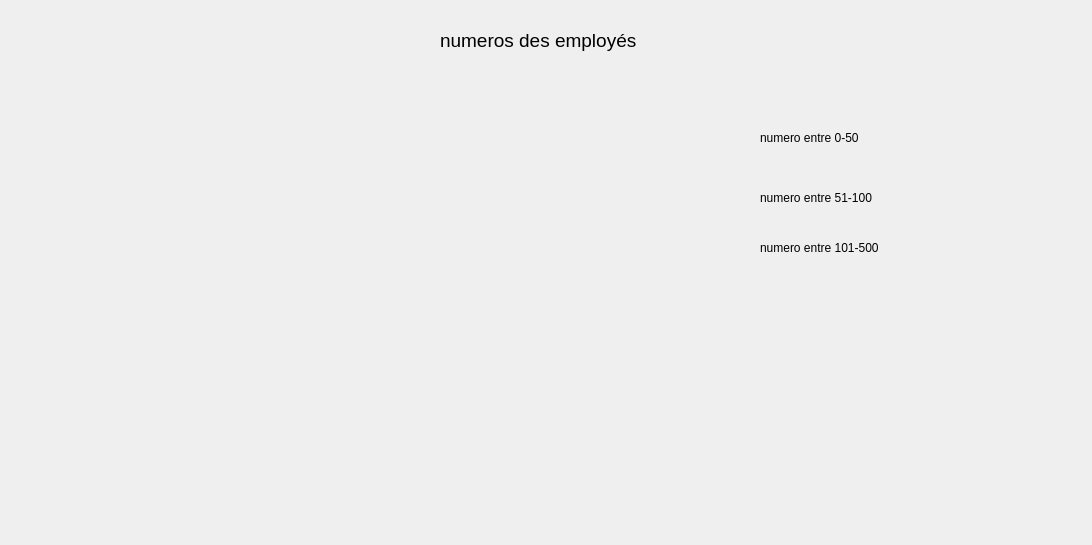
<?xml version="1.0" encoding="UTF-8"?>
<ui version="4.0">
 <class>statmaher</class>
 <widget class="QDialog" name="statmaher">
  <property name="geometry">
   <rect>
    <x>0</x>
    <y>0</y>
    <width>1092</width>
    <height>545</height>
   </rect>
  </property>
  <property name="windowTitle">
   <string>Dialog</string>
  </property>
  <widget class="QLabel" name="label">
   <property name="geometry">
    <rect>
     <x>760</x>
     <y>130</y>
     <width>141</width>
     <height>16</height>
    </rect>
   </property>
   <property name="text">
    <string>numero entre 0-50</string>
   </property>
  </widget>
  <widget class="QLabel" name="label_2">
   <property name="geometry">
    <rect>
     <x>760</x>
     <y>190</y>
     <width>141</width>
     <height>16</height>
    </rect>
   </property>
   <property name="text">
    <string>numero entre 51-100</string>
   </property>
  </widget>
  <widget class="QLabel" name="label_3">
   <property name="geometry">
    <rect>
     <x>760</x>
     <y>240</y>
     <width>141</width>
     <height>16</height>
    </rect>
   </property>
   <property name="text">
    <string>numero entre 101-500</string>
   </property>
  </widget>
  <widget class="QLabel" name="label_4">
   <property name="geometry">
    <rect>
     <x>440</x>
     <y>20</y>
     <width>231</width>
     <height>41</height>
    </rect>
   </property>
   <property name="font">
    <font>
     <pointsize>14</pointsize>
    </font>
   </property>
   <property name="text">
    <string>numeros des employés</string>
   </property>
  </widget>
 </widget>
 <resources/>
 <connections/>
</ui>
